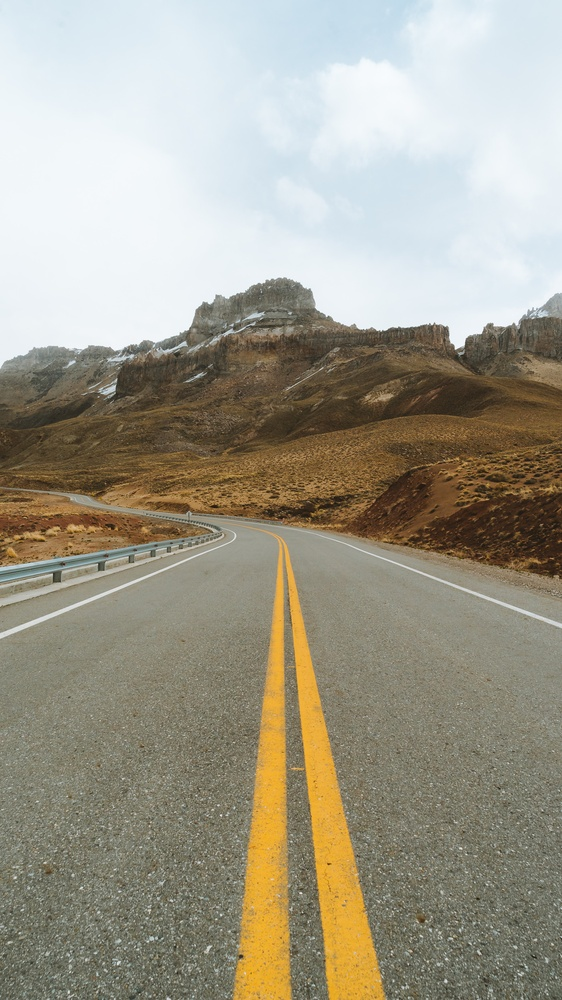
#> input picture Autometed_Road_Lane_Detection/Images/LaneRoad1.jpg, 562 x 1000 px, shrunk from 2345 x 4170 before the run, given in place of roadvideo1.mp4, which was not available
$ python DriveableRoad.py
#> lines starting #> are read from the running program, lines starting #| are printed output that depends on the picture; after the words box and inside, x2 and y2 are one past the last pixel; in counts of white or black regions, pixels touching at a corner belong together; pictures that were not available may be replaced by others from this repository, and a replacement may not be noted
# importing essential modules
import cv2 as cv
import numpy as np
import matplotlib.pyplot as plt

video = cv.VideoCapture(r"C:\Users\Admin\Desktop\Autometed_Road_Lane_Detection/Videos/roadvideo1.mp4")

while (video.isOpened()):

    # frame by frame of video
    ret, image = video.read()
#> image is the input picture: shape (1000, 562, 3); mean B, G, R 139.8, 155.6, 160.2

    # creating empty image of same size
    height, width, no_use = image.shape
#> height = 1000; width = 562; no_use = 3
    empty_image = np.zeros((height, width), np.uint8)

    # Applied K-Means Clustering
    Z = image.reshape((-1, 3))

    # covert to np.float32
    Z = np.float32(Z)

    # define criteria, number of clusters(K) and apply k-means()
    criteria = (cv.TERM_CRITERIA_EPS + cv.TERM_CRITERIA_MAX_ITER, 10, 1.0)
    K = 6
    ret, label, center = cv.kmeans(
        Z, K, None, criteria, 15, cv.KMEANS_RANDOM_CENTERS)
#> ret = 203033353.2; center = [[243.6, 237.8, 228.2], [61.62, 87.41, 103.6], [34.54, 54.77, 71.58], [98.05, 117.5, 122.2], [60.45, 167.3, 223.9], [126.7, 143.8, 147]]

    # now convert back into uint8 and make original image
    center = np.uint8(center)
#> center = [[243, 237, 228], [61, 87, 103], [34, 54, 71], [98, 117, 122], [60, 167, 223], [126, 143, 146]]
    res = center[label.flatten()]
    res2 = res.reshape((image.shape))

    # converted to aLUV image and made empty image, a mask
    blur = cv.GaussianBlur(res2, (15, 15), 0)
    gray = cv.cvtColor(blur, cv.COLOR_RGB2GRAY)
    LUV = cv.cvtColor(blur, cv.COLOR_RGB2LUV)
#> LUV: shape (1000, 562, 3); mean of channels 0, 1, 2 158.1, 91.3, 130.9
    l = LUV[:, :, 0]
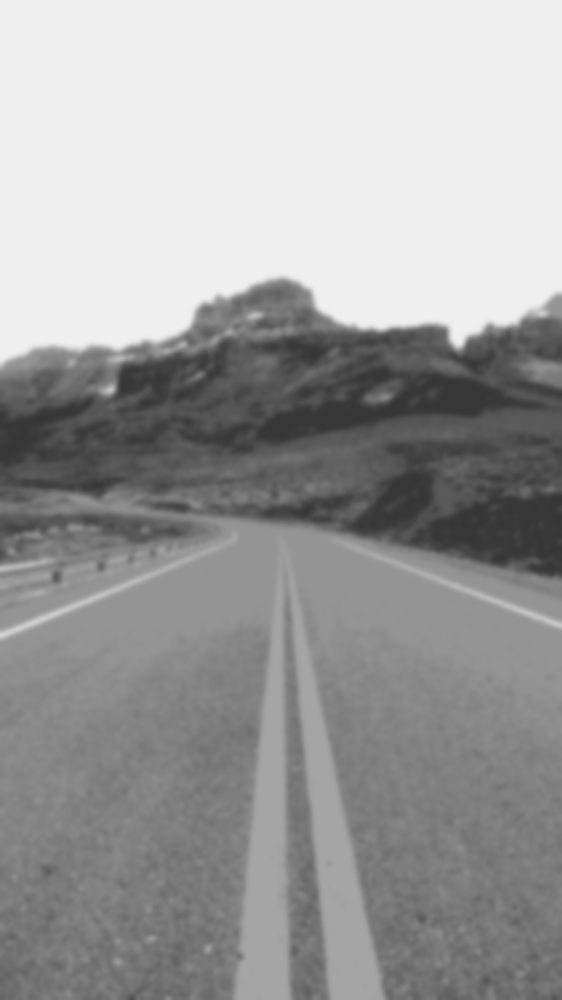
#> l: shape (1000, 562); min 55, max 239, mean 158.1
    value1 = l > 80
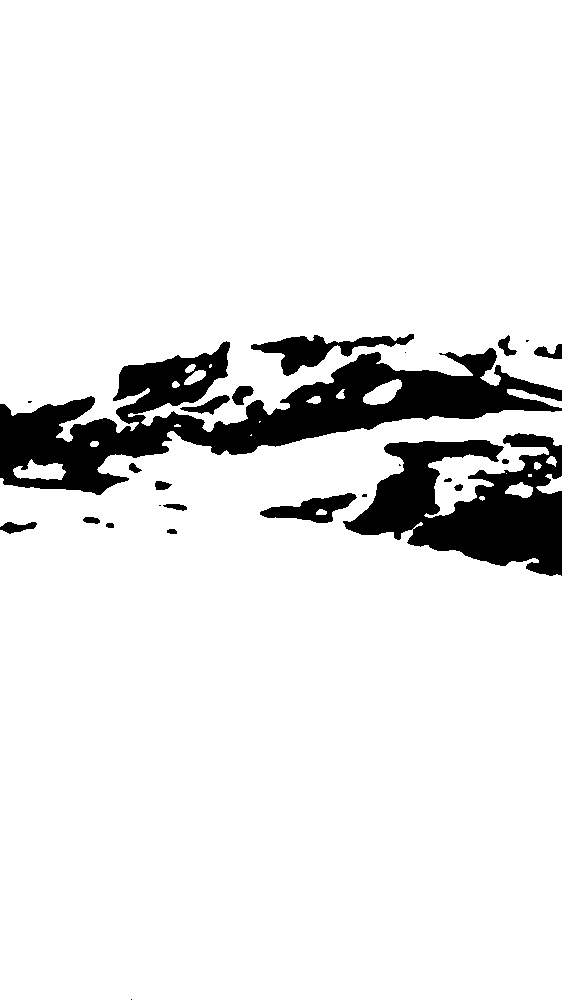
#> value1: shape (1000, 562) bool; 90.6% white; 25 black regions (7 under 20 px), largest, box (x1, y1, x2, y2) and area: (0, 341, 562, 495) 30116, (343, 433, 562, 576) 17178, (251, 334, 414, 376) 2328
    value2 = l < 150
#> value2: shape (1000, 562) bool; 61% white; 25 black regions (6 under 20 px), largest, box (x1, y1, x2, y2) and area: (0, 0, 562, 371) 184445, (235, 534, 384, 1000) 25813, (0, 529, 241, 643) 3797
    value_final = value1 & value2
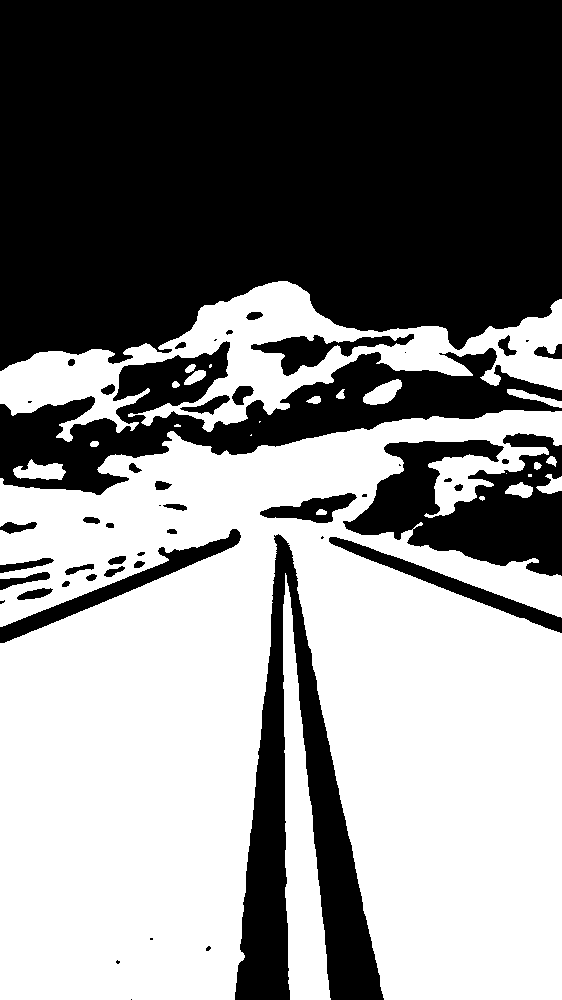
#> value_final: shape (1000, 562) bool; 51.6% white; 50 black regions (13 under 20 px)
    empty_image[value_final] = 255
    empty_image[LUV[:, :100, :]] = 0

    # applied bitwise-and on grayscale image and empty image to obtain road and some-other images too
    final = cv.bitwise_and(gray, empty_image)
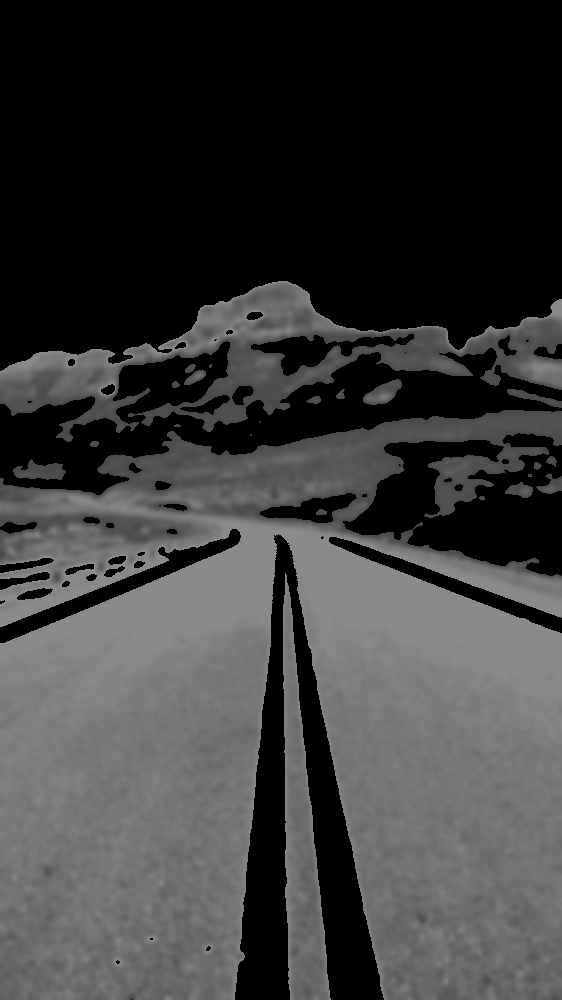
#> final: shape (1000, 562); min 0, max 140, mean 58.7
    contours, hierchary = cv.findContours(
        final, cv.RETR_TREE, cv.CHAIN_APPROX_SIMPLE)
#> contours = 62 contours, 16 with area under 20; largest, box (x1, y1, x2, y2) and area: (0, 410, 562, 1000) 248380, (0, 281, 562, 442) 31247, (283, 573, 331, 1000) 9686, (250, 333, 415, 377) 2516, (259, 492, 358, 524) 1526
    final = cv.drawContours(final, contours, -1, 0, 3)
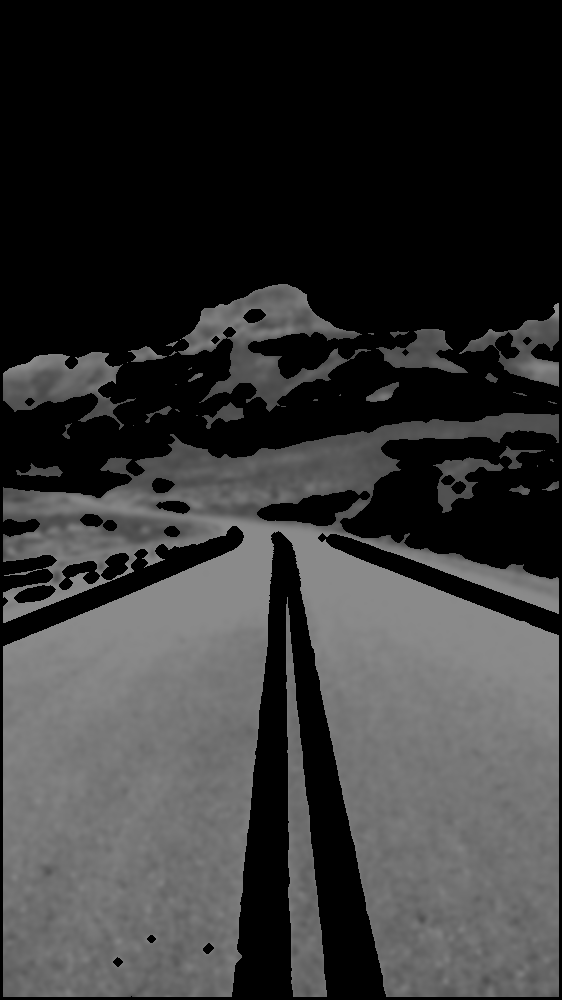
#> final: shape (1000, 562); 5.63% of pixels changed, all inside (x1, y1, x2, y2) = (0, 281, 562, 1000)

    # FURTHER MASKED THE FINAL IMAGE TO OBTAIN ONLY THE ROAD PARTICLES
    final_masked = np.zeros((height, width), np.uint8)
    value1 = final >= 91
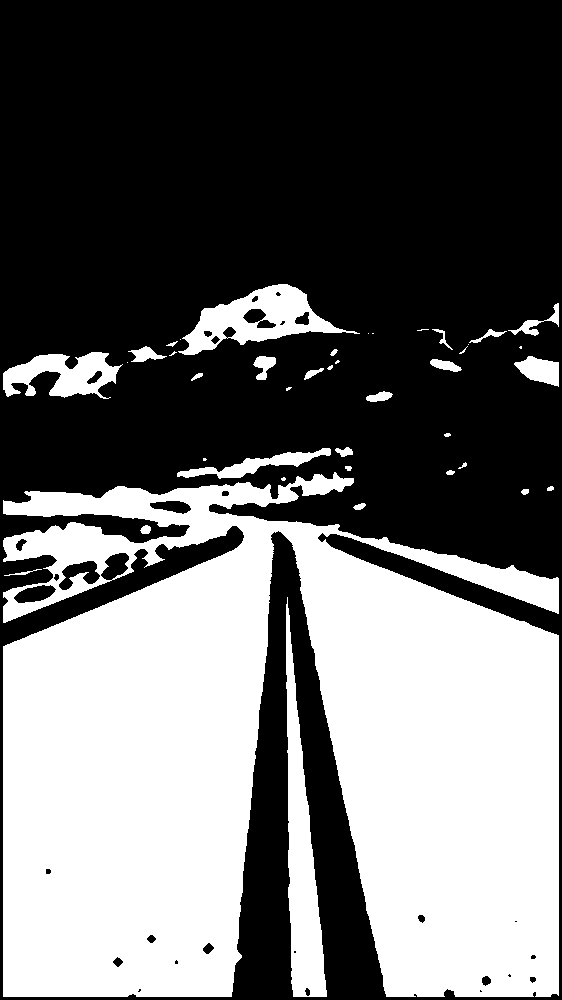
#> value1: shape (1000, 562) bool; 41.1% white; 41 white regions (14 under 20 px), largest, box (x1, y1, x2, y2) and area: (3, 472, 559, 997) 210430, (286, 597, 327, 997) 7500, (178, 284, 360, 355) 5043
    value2 = final <= 130
#> value2: shape (1000, 562) bool; 91.7% white; 47 black regions (32 under 20 px), largest, box (x1, y1, x2, y2) and area: (3, 519, 559, 738) 43040, (387, 551, 559, 614) 1504, (3, 563, 134, 623) 1364
    final_masked[value1 & value2] = 255

    # APPLIED EROSION,CONTOURS AND TOP-HAT TO REDUCE NOISE
    kernel = np.ones((3, 3), np.uint8)
    final_eroded = cv.erode(final_masked, kernel, iterations=1)
    contours, hierchary = cv.findContours(
        final_eroded, cv.RETR_TREE, cv.CHAIN_APPROX_SIMPLE)
    final_masked = cv.drawContours(final_eroded, contours, -1, 0, 3)
    final_waste = cv.morphologyEx(
        final_masked, cv.MORPH_TOPHAT, kernel, iterations=2)
    final_waste = cv.bitwise_not(final_waste)
    final_masked = cv.bitwise_and(final_waste, final_masked)

    # MADE A LINE ON THE LEFT-BOTTOM OF THE PAGE
    final_masked = cv.line(final_masked, (40, height), (400, height), 255, 100)

    # USED FLOOD-FILL TO FILL IN THE SMALL BLACK LANES
    final_flood = final_masked.copy()
    h, w = final_masked.shape[:2]
#> h = 1000; w = 562
    mask = np.zeros((h+2, w+2), np.uint8)
    cv.floodFill(final_flood, mask, (0, 0), 255)
#> final_flood: shape (1000, 562); 99.8% white; 13 black regions (1 under 20 px), largest, box (x1, y1, x2, y2) and area: (143, 931, 160, 947) 188, (414, 911, 429, 927) 177, (199, 939, 218, 950) 145
    final_flood = cv.bitwise_not(final_flood)
    final_filled = cv.bitwise_or(final_masked, final_flood)
#> final_masked: shape (1000, 562); 27.6% white; 28 white regions, largest, box (x1, y1, x2, y2) and area: (0, 631, 555, 1000) 145994, (26, 527, 133, 563) 2149, (178, 489, 218, 540) 997

    cv.namedWindow('original', cv.WINDOW_NORMAL)
    cv.imshow('original', image)
    cv.namedWindow('tried_extraction', cv.WINDOW_NORMAL)
    cv.imshow('tried_extraction', final_filled)
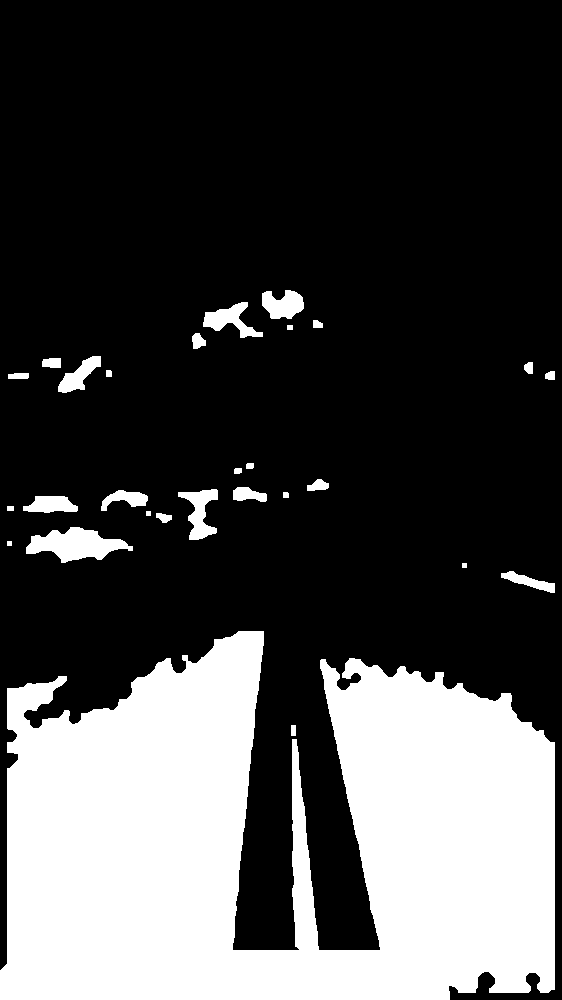
#> window 'tried_extraction': shape (1000, 562); 27.8% white; 28 white regions, largest, box (x1, y1, x2, y2) and area: (0, 631, 555, 1000) 147348, (26, 527, 133, 563) 2149, (178, 489, 218, 540) 997

    if cv.waitKey(1) & 0xFF == ord('s'):
#> (key Esc is pressed here)
        break

video.release()
cv.destroyAllWindows()
